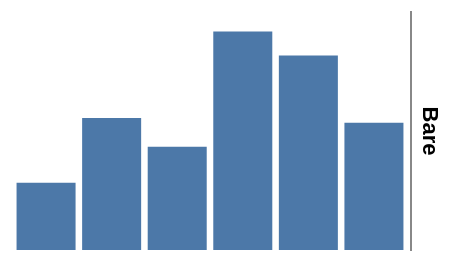

Write the Vega-Lite specification saved for this chart.
### Vega specification from a JSON file in a GitHub repository (floating-point values rounded to 4 significant figures)
{"width": 200, "height": 120, "padding": 5, "data": [{"name": "t", "values": [{"a": "Alpha", "b": 28, "c": "x", "d": 1}, {"a": "Bravo", "b": 55, "c": "y", "d": 2}, {"a": "Charlie", "b": 43, "c": "x", "d": 3}, {"a": "Delta", "b": 91, "c": "z", "d": 4}, {"a": "Echo", "b": 81, "c": "y", "d": 5}, {"a": "Foxtrot", "b": 53, "c": "z", "d": 6}]}], "scales": [{"name": "x", "type": "band", "domain": {"data": "t", "field": "a"}, "range": "width", "padding": 0.1}, {"name": "y", "type": "linear", "domain": {"data": "t", "field": "b"}, "range": "height", "nice": true}, {"name": "color", "type": "ordinal", "domain": {"data": "t", "field": "c"}, "range": {"scheme": "category10"}}, {"name": "ramp", "type": "linear", "domain": {"data": "t", "field": "d"}, "range": {"scheme": "blues"}}, {"name": "size", "type": "linear", "domain": {"data": "t", "field": "b"}, "range": [10, 200]}, {"name": "shape", "type": "ordinal", "domain": {"data": "t", "field": "c"}, "range": "symbol"}, {"name": "quant", "type": "quantize", "domain": [0, 100], "range": {"scheme": "greens", "count": 4}}], "marks": [{"type": "rect", "from": {"data": "t"}, "encode": {"enter": {"x": {"scale": "x", "field": "a"}, "width": {"scale": "x", "band": 1}, "y": {"scale": "y", "field": "b"}, "y2": {"scale": "y", "value": 0}}}}], "axes": [{"orient": "right", "scale": "y", "labels": false, "ticks": false, "domain": true, "title": "Bare"}]}
